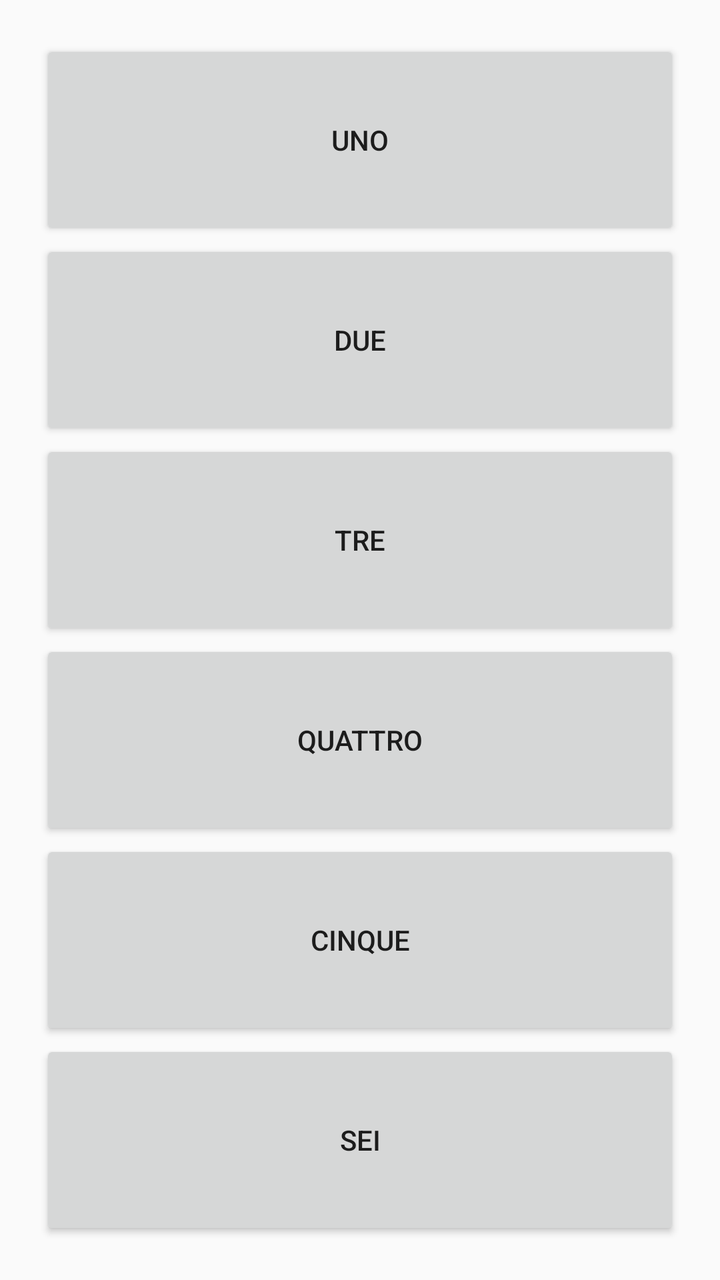
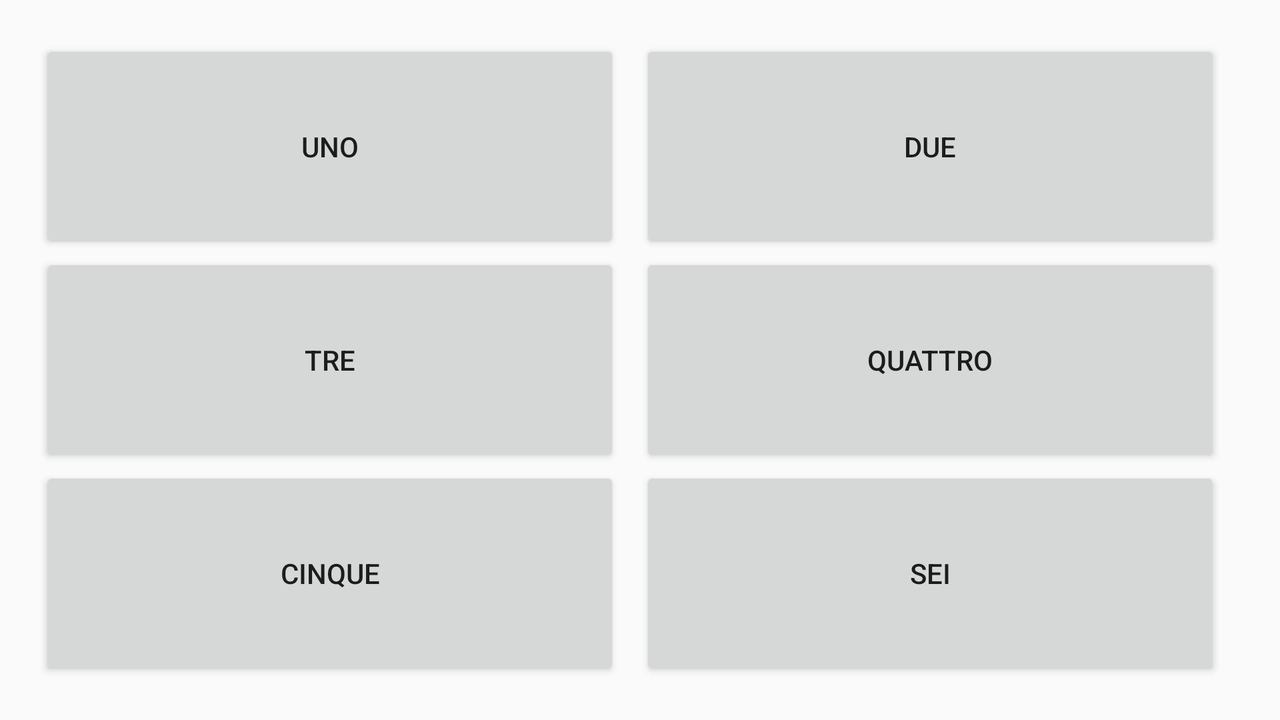

The same Android screen from two of the app's own layout files: first res/layout/ as a phone draws it, then the repository's variant for another configuration, drawn on a device whose configuration selects that folder. Both files follow.
<!-- AndroidManifest.xml: application theme AppTheme -->
<!-- res/layout/activity_main.xml -->
<?xml version="1.0" encoding="utf-8"?>
<androidx.constraintlayout.widget.ConstraintLayout xmlns:android="http://schemas.android.com/apk/res/android"
    xmlns:app="http://schemas.android.com/apk/res-auto"
    xmlns:tools="http://schemas.android.com/tools"
    android:layout_width="match_parent"
    android:layout_height="match_parent"
    tools:context=".MainActivity">

    <LinearLayout
        android:layout_margin="20dp"
        android:orientation="vertical"
        android:layout_width="match_parent"
        android:layout_height="match_parent">

        <Button
            android:text="@string/uno"
            android:layout_width="match_parent"
            android:layout_height="0dp"
            android:layout_weight="1" />

        <Button
            android:text="@string/due"
            android:layout_width="match_parent"
            android:layout_height="0dp"
            android:layout_weight="1" />

        <Button
            android:text="@string/tre"
            android:layout_width="match_parent"
            android:layout_height="0dp"
            android:layout_weight="1" />

        <Button
            android:text="@string/quattro"
            android:layout_width="match_parent"
            android:layout_height="0dp"
            android:layout_weight="1" />

        <Button
            android:text="@string/cinque"
            android:layout_width="match_parent"
            android:layout_height="0dp"
            android:layout_weight="1" />

        <Button
            android:text="@string/sei"
            android:layout_width="match_parent"
            android:layout_height="0dp"
            android:layout_weight="1" />

    </LinearLayout>





</androidx.constraintlayout.widget.ConstraintLayout>
<!-- resources referenced by this layout -->
<resources>
  <string name="cinque">Cinque</string>
  <string name="due">Due</string>
  <string name="quattro">Quattro</string>
  <string name="sei">Sei</string>
  <string name="tre">Tre</string>
  <string name="uno">Uno</string>
  <style name="AppTheme" parent="Theme.AppCompat.Light.DarkActionBar">
          
          <item name="colorPrimary">@color/colorPrimary</item>
          <item name="colorPrimaryDark">@color/colorPrimaryDark</item>
          <item name="colorAccent">@color/colorAccent</item>
          
          <item name="android:textViewStyle">@style/stile_text_view</item>
      </style>
  <color name="colorPrimary">#008577</color>
  <color name="colorPrimaryDark">#00574B</color>
  <color name="colorAccent">#D81B60</color>
  <style name="stile_text_view" parent="android:Widget.TextView">
          <item name="android:fontFamily">serif</item>
      </style>
</resources>
<!-- res/layout-land/activity_main.xml (the repository's variant of the layout above) -->
<!-- drawn on the phone turned sideways -->
<?xml version="1.0" encoding="utf-8"?>
<androidx.constraintlayout.widget.ConstraintLayout xmlns:android="http://schemas.android.com/apk/res/android"
    xmlns:app="http://schemas.android.com/apk/res-auto"
    xmlns:tools="http://schemas.android.com/tools"
    android:layout_width="match_parent"
    android:layout_height="match_parent"
    tools:context=".MainActivity">

    <LinearLayout
        android:layout_width="match_parent"
        android:layout_height="match_parent"
        android:layout_margin="20dp"
        android:baselineAligned="false"
        android:orientation="horizontal">

        <LinearLayout
            android:layout_width="0dp"
            android:layout_height="match_parent"
            android:layout_weight="1"
            android:layout_marginEnd="10dp"
            android:orientation="vertical">

            <Button
                android:layout_width="match_parent"
                android:layout_height="0dp"
                android:layout_weight="1"
                android:text="@string/uno" />

            <Button
                android:layout_width="match_parent"
                android:layout_height="0dp"
                android:layout_weight="1"
                android:text="@string/tre" />


            <Button
                android:layout_width="match_parent"
                android:layout_height="0dp"
                android:layout_weight="1"
                android:text="@string/cinque" />

        </LinearLayout>

        <LinearLayout
            android:layout_width="0dp"
            android:layout_height="match_parent"
            android:layout_weight="1"
            android:layout_marginEnd="10dp"
            android:orientation="vertical">


            <Button
                android:layout_width="match_parent"
                android:layout_height="0dp"
                android:layout_weight="1"
                android:text="@string/due" />


            <Button
                android:layout_width="match_parent"
                android:layout_height="0dp"
                android:layout_weight="1"
                android:text="@string/quattro" />


            <Button
                android:layout_width="match_parent"
                android:layout_height="0dp"
                android:layout_weight="1"
                android:text="@string/sei" />

        </LinearLayout>

    </LinearLayout>


</androidx.constraintlayout.widget.ConstraintLayout>
